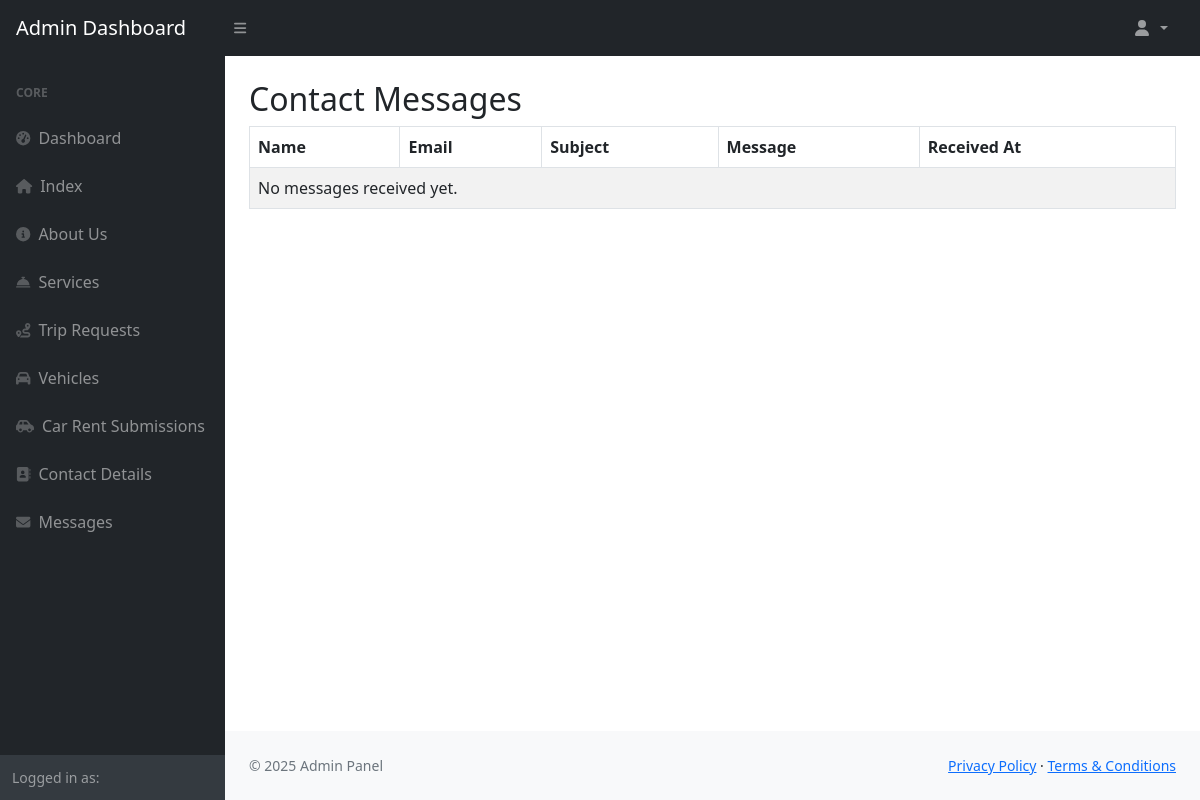
The app's page /dashboard/admin/contact-messages/, older data.
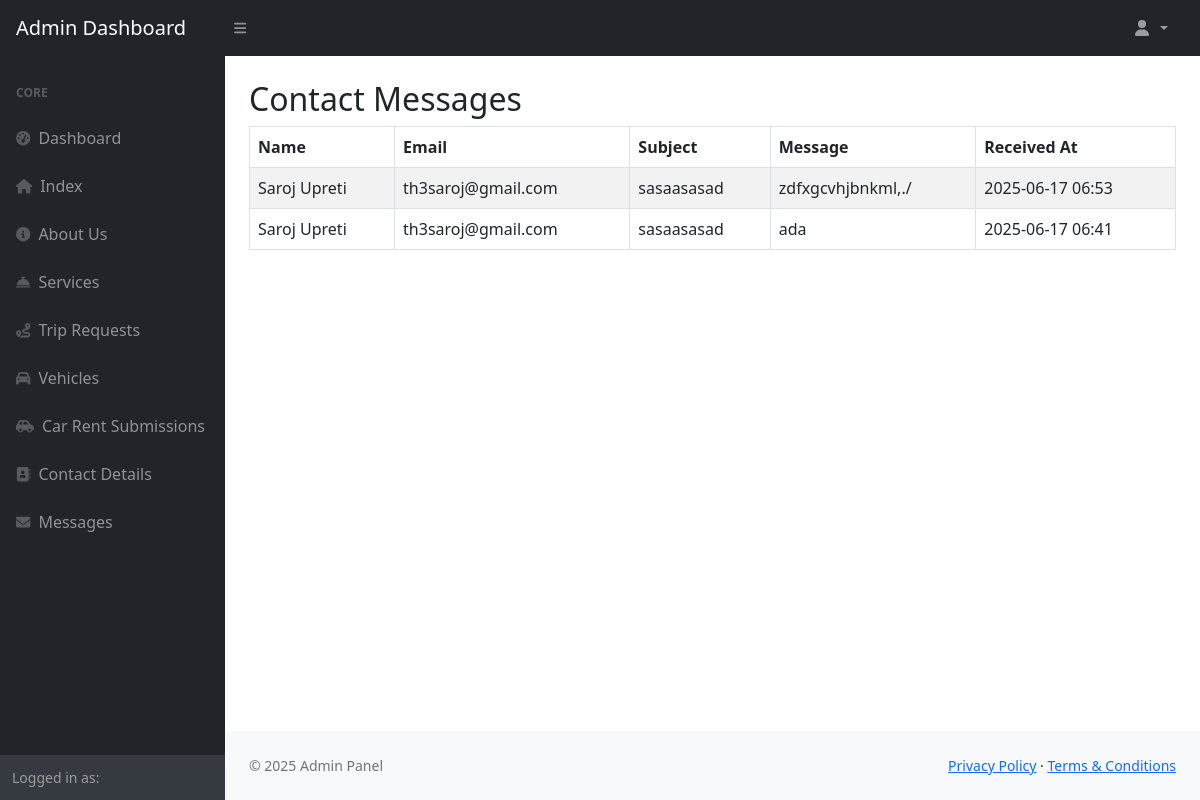
The same page, newer data.
### app/models.py (models this page shows, shortened)
class ContactMessage(models.Model):
    name = models.CharField(max_length=100)
    email = models.EmailField()
    subject = models.CharField(max_length=150)
    message = models.TextField()
    created_at = models.DateTimeField(auto_now_add=True)

### dashboard/views.py (the view)
# urls.py: path('admin/contact-messages/', views.admin_contact_messages, name='admin_contact_messages'),
def admin_contact_messages(request):
    messages = ContactMessage.objects.all().order_by('-created_at')
    return render(request, 'dashboard/admin_contact_messages.html', {'messages': messages})

### app/context_processors.py (called while the page is built)
def contact_detail(request):
    detail = ContactDetail.objects.first()
    return {'contact_detail': detail}

### templates/dashboard/admin_contact_messages.html (shortened to what this page needs)
{% extends "dashboard/base/admin_base.html" %}
{% block content %}
<h2>Contact Messages</h2>
<table class="table table-striped table-bordered">
    <thead>
        <tr>
            <th>Name</th>
            <th>Email</th>
            <th>Subject</th>
            <th>Message</th>
            <th>Received At</th>
        </tr>
    </thead>
    <tbody>
        {% for msg in messages %}
        <tr>
            <td>{{ msg.name }}</td>
            <td>{{ msg.email }}</td>
            <td>{{ msg.subject }}</td>
            <td>{{ msg.message }}</td>
            <td>{{ msg.created_at|date:"Y-m-d H:i" }}</td>
        </tr>
        {% empty %}
        <tr><td colspan="5">No messages received yet.</td></tr>
        {% endfor %}
    </tbody>
</table>
{% endblock %}

Row changes from the older to the newer data that the page shows:
added ContactMessage: name "Saroj Upreti", email "th3saroj@gmail.com", subject "sasaasasad", message "zdfxgcvhjbnkml,./", created_at "2025-06-17 06:53"
added ContactMessage: name "Saroj Upreti", email "th3saroj@gmail.com", subject "sasaasasad", message "ada", created_at "2025-06-17 06:41"
Text that changed along with them:
text no longer shown: "No messages received yet."
